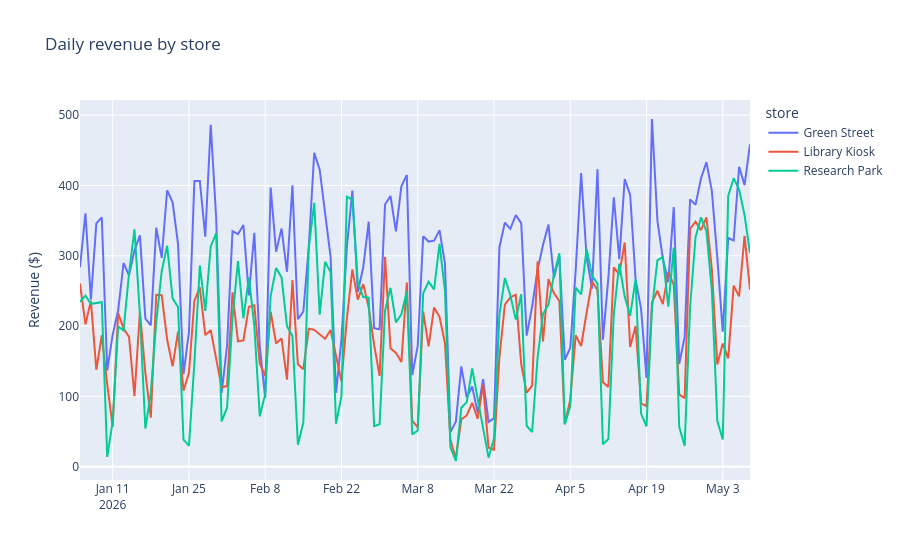

The cell this chart's notebook holds for it:
### Markdown cell above
## 5. Interactive: daily revenue by store

Hover over the lines to see each day's revenue. Click a store in the legend to hide it.

### Code cell
daily = df.groupby(['date', 'store'], as_index=False)['revenue'].sum()
fig = px.line(daily, x='date', y='revenue', color='store',
              title='Daily revenue by store',
              labels={'revenue': 'Revenue ($)', 'date': ''})
fig.update_layout(hovermode='x unified')
fig.show()
